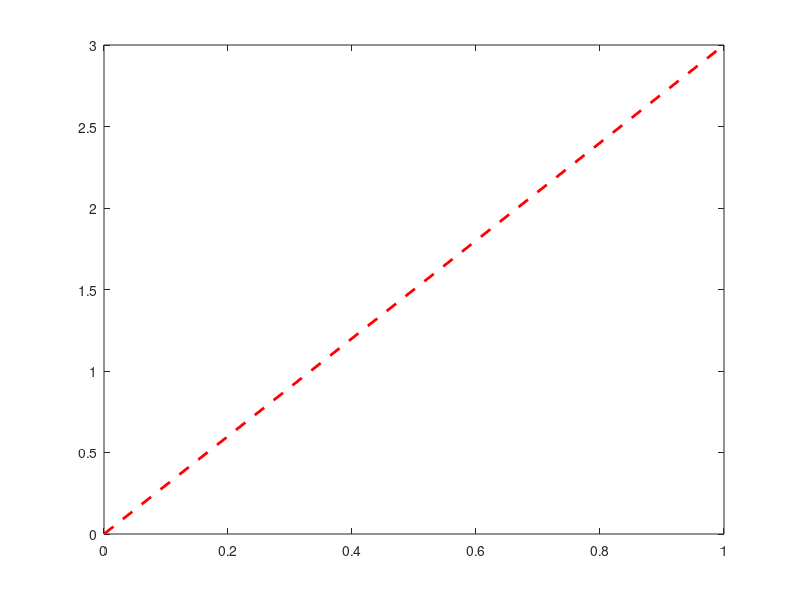

Source code (MATLAB):
% DAY 1

% 1.Create variables
% 2.Matrix cration
% 3.Matrices and loops
% 4.If statements

% 1.
a=12;
b=5;
disp(a+b);
disp(a-b);
disp(mod(a,b));
disp(a*b);
disp(a/b);
%2.
v = [1 3];
s = 2;
plot([ 0 v(1)],[0 v(2)],'r--','linew',2);
